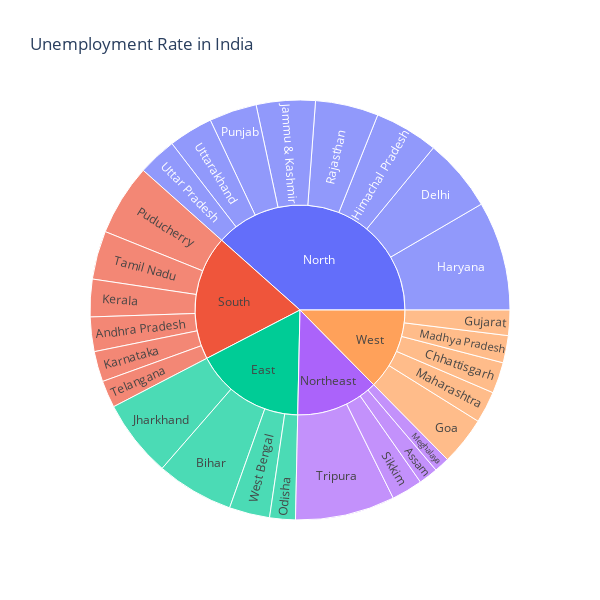

Source (notebook cell):
### Markdown cell above
### Sunburst to Analysis the Estimated Unemployment Rate

### Code cell
data = df[["State", "Area", "Unemployment_Rate"]]

fig = px.sunburst(data, 
                  path=["Area", "State"], 
                  values="Unemployment_Rate", 
                  width=600, height=600,  
                  title="Unemployment Rate in India"
).show()

### Figure 1 — Plotly figure (JSON) as saved in the notebook; plotly's stock layout.template omitted (floating-point values rounded to 4 significant figures)
{"data": [{"branchvalues": "total", "domain": {"x": [0, 1], "y": [0, 1]}, "hovertemplate": "labels=%{label}<br>Unemployment_Rate=%{value}<br>parent=%{parent}<br>id=%{id}<extra></extra>", "ids": ["South/Andhra Pradesh", "Northeast/Assam", "East/Bihar", "West/Chhattisgarh", "North/Delhi", "West/Goa", "West/Gujarat", "North/Haryana", "North/Himachal Pradesh", "North/Jammu & Kashmir", "East/Jharkhand", "South/Karnataka", "South/Kerala", "West/Madhya Pradesh", "West/Maharashtra", "Northeast/Meghalaya", "East/Odisha", "South/Puducherry", "North/Punjab", "North/Rajasthan", "Northeast/Sikkim", "South/Tamil Nadu", "South/Telangana", "Northeast/Tripura", "North/Uttar Pradesh", "North/Uttarakhand", "East/West Bengal", "South", "Northeast", "East", "West", "North"], "labels": ["Andhra Pradesh", "Assam", "Bihar", "Chhattisgarh", "Delhi", "Goa", "Gujarat", "Haryana", "Himachal Pradesh", "Jammu & Kashmir", "Jharkhand", "Karnataka", "Kerala", "Madhya Pradesh", "Maharashtra", "Meghalaya", "Odisha", "Puducherry", "Punjab", "Rajasthan", "Sikkim", "Tamil Nadu", "Telangana", "Tripura", "Uttar Pradesh", "Uttarakhand", "West Bengal", "South", "Northeast", "East", "West", "North"], "name": "", "parents": ["South", "Northeast", "East", "West", "North", "West", "West", "North", "North", "North", "East", "South", "South", "West", "West", "Northeast", "East", "South", "North", "North", "Northeast", "South", "South", "Northeast", "North", "North", "East", "", "", "", "", ""], "type": "sunburst", "values": [86.64, 48.56, 194.7, 78.19, 184.1, 121.7, 63.76, 274.8, 160.7, 148.3, 195.4, 76.68, 94.34, 68.54, 79.79, 38.66, 64.62, 179.4, 119.8, 158.7, 78.34, 121.9, 68.33, 250.6, 97.37, 111.6, 101.9, 627.3, 416.1, 556.6, 411.9, 1255.0]}], "layout": {"height": 600, "legend": {"tracegroupgap": 0}, "title": {"text": "Unemployment Rate in India"}, "width": 600}}
